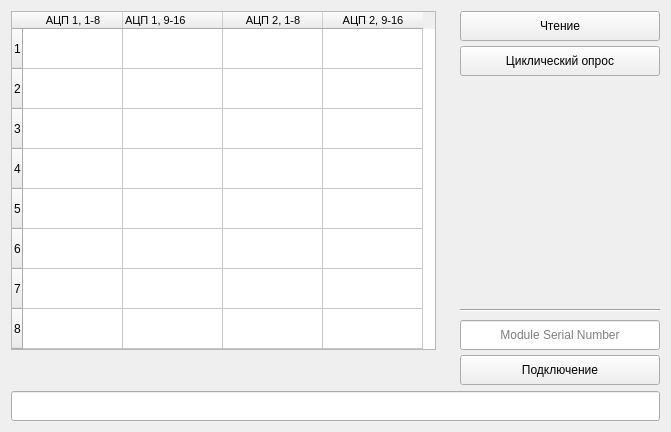
<?xml version="1.0" encoding="UTF-8"?>
<ui version="4.0">
 <class>Form</class>
 <widget class="QWidget" name="Form">
  <property name="geometry">
   <rect>
    <x>0</x>
    <y>0</y>
    <width>671</width>
    <height>432</height>
   </rect>
  </property>
  <property name="windowTitle">
   <string>Form</string>
  </property>
  <layout class="QGridLayout" name="gridLayout">
   <item row="0" column="0">
    <widget class="QTableWidget" name="stmTableWidget">
     <property name="sizePolicy">
      <sizepolicy hsizetype="Minimum" vsizetype="Minimum">
       <horstretch>0</horstretch>
       <verstretch>0</verstretch>
      </sizepolicy>
     </property>
     <property name="minimumSize">
      <size>
       <width>425</width>
       <height>0</height>
      </size>
     </property>
     <property name="maximumSize">
      <size>
       <width>425</width>
       <height>400</height>
      </size>
     </property>
     <property name="lineWidth">
      <number>2</number>
     </property>
     <property name="verticalScrollBarPolicy">
      <enum>Qt::ScrollBarAlwaysOff</enum>
     </property>
     <property name="horizontalScrollBarPolicy">
      <enum>Qt::ScrollBarAlwaysOff</enum>
     </property>
     <property name="sizeAdjustPolicy">
      <enum>QAbstractScrollArea::AdjustToContents</enum>
     </property>
     <property name="selectionMode">
      <enum>QAbstractItemView::NoSelection</enum>
     </property>
     <property name="wordWrap">
      <bool>false</bool>
     </property>
     <property name="rowCount">
      <number>8</number>
     </property>
     <property name="columnCount">
      <number>4</number>
     </property>
     <attribute name="horizontalHeaderCascadingSectionResizes">
      <bool>false</bool>
     </attribute>
     <attribute name="horizontalHeaderDefaultSectionSize">
      <number>100</number>
     </attribute>
     <attribute name="horizontalHeaderMinimumSectionSize">
      <number>100</number>
     </attribute>
     <attribute name="horizontalHeaderShowSortIndicator" stdset="0">
      <bool>false</bool>
     </attribute>
     <attribute name="horizontalHeaderStretchLastSection">
      <bool>false</bool>
     </attribute>
     <attribute name="verticalHeaderDefaultSectionSize">
      <number>40</number>
     </attribute>
     <attribute name="verticalHeaderHighlightSections">
      <bool>true</bool>
     </attribute>
     <attribute name="verticalHeaderMinimumSectionSize">
      <number>40</number>
     </attribute>
     <attribute name="verticalHeaderShowSortIndicator" stdset="0">
      <bool>false</bool>
     </attribute>
     <attribute name="verticalHeaderStretchLastSection">
      <bool>false</bool>
     </attribute>
     <row/>
     <row/>
     <row/>
     <row/>
     <row/>
     <row/>
     <row/>
     <row/>
     <column>
      <property name="text">
       <string notr="true">АЦП 1, 1-8</string>
      </property>
      <property name="font">
       <font>
        <pointsize>8</pointsize>
       </font>
      </property>
     </column>
     <column>
      <property name="text">
       <string>АЦП 1, 9-16</string>
      </property>
      <property name="font">
       <font>
        <pointsize>8</pointsize>
       </font>
      </property>
      <property name="textAlignment">
       <set>AlignLeading|AlignVCenter</set>
      </property>
     </column>
     <column>
      <property name="text">
       <string>АЦП 2, 1-8</string>
      </property>
      <property name="font">
       <font>
        <pointsize>8</pointsize>
       </font>
      </property>
     </column>
     <column>
      <property name="text">
       <string>АЦП 2, 9-16</string>
      </property>
      <property name="font">
       <font>
        <pointsize>8</pointsize>
       </font>
      </property>
     </column>
    </widget>
   </item>
   <item row="0" column="1">
    <spacer name="horizontalSpacer">
     <property name="orientation">
      <enum>Qt::Horizontal</enum>
     </property>
     <property name="sizeHint" stdset="0">
      <size>
       <width>40</width>
       <height>20</height>
      </size>
     </property>
    </spacer>
   </item>
   <item row="0" column="2" rowspan="2">
    <layout class="QGridLayout" name="gridLayout_2">
     <property name="leftMargin">
      <number>0</number>
     </property>
     <property name="topMargin">
      <number>0</number>
     </property>
     <property name="rightMargin">
      <number>0</number>
     </property>
     <property name="bottomMargin">
      <number>0</number>
     </property>
     <property name="spacing">
      <number>5</number>
     </property>
     <item row="9" column="1" colspan="2">
      <widget class="QPushButton" name="connectionPButton">
       <property name="enabled">
        <bool>true</bool>
       </property>
       <property name="minimumSize">
        <size>
         <width>200</width>
         <height>30</height>
        </size>
       </property>
       <property name="maximumSize">
        <size>
         <width>2000</width>
         <height>30</height>
        </size>
       </property>
       <property name="text">
        <string>Подключение</string>
       </property>
       <property name="flat">
        <bool>false</bool>
       </property>
      </widget>
     </item>
     <item row="5" column="1" colspan="2">
      <widget class="Line" name="line_10">
       <property name="minimumSize">
        <size>
         <width>0</width>
         <height>10</height>
        </size>
       </property>
       <property name="orientation">
        <enum>Qt::Horizontal</enum>
       </property>
      </widget>
     </item>
     <item row="3" column="1" colspan="2">
      <widget class="QPushButton" name="cycleReadPushButton">
       <property name="minimumSize">
        <size>
         <width>200</width>
         <height>30</height>
        </size>
       </property>
       <property name="text">
        <string>Циклический опрос</string>
       </property>
      </widget>
     </item>
     <item row="0" column="1" colspan="2">
      <widget class="QPushButton" name="singleReadPushButton">
       <property name="sizePolicy">
        <sizepolicy hsizetype="Expanding" vsizetype="Fixed">
         <horstretch>0</horstretch>
         <verstretch>0</verstretch>
        </sizepolicy>
       </property>
       <property name="minimumSize">
        <size>
         <width>200</width>
         <height>30</height>
        </size>
       </property>
       <property name="text">
        <string>Чтение</string>
       </property>
      </widget>
     </item>
     <item row="4" column="1" colspan="2">
      <spacer name="VSpacer">
       <property name="orientation">
        <enum>Qt::Vertical</enum>
       </property>
       <property name="sizeHint" stdset="0">
        <size>
         <width>190</width>
         <height>13</height>
        </size>
       </property>
      </spacer>
     </item>
     <item row="6" column="1" colspan="2">
      <widget class="QLineEdit" name="moduleSerialNumberLEdit">
       <property name="enabled">
        <bool>true</bool>
       </property>
       <property name="minimumSize">
        <size>
         <width>200</width>
         <height>30</height>
        </size>
       </property>
       <property name="maximumSize">
        <size>
         <width>2000</width>
         <height>16777215</height>
        </size>
       </property>
       <property name="text">
        <string/>
       </property>
       <property name="alignment">
        <set>Qt::AlignCenter</set>
       </property>
       <property name="placeholderText">
        <string>Module Serial Number</string>
       </property>
      </widget>
     </item>
    </layout>
   </item>
   <item row="1" column="0">
    <spacer name="verticalSpacer">
     <property name="orientation">
      <enum>Qt::Vertical</enum>
     </property>
     <property name="sizeHint" stdset="0">
      <size>
       <width>20</width>
       <height>40</height>
      </size>
     </property>
    </spacer>
   </item>
   <item row="2" column="0" colspan="3">
    <widget class="QLineEdit" name="statusLineEdit">
     <property name="minimumSize">
      <size>
       <width>0</width>
       <height>30</height>
      </size>
     </property>
    </widget>
   </item>
  </layout>
 </widget>
 <resources/>
 <connections/>
</ui>
